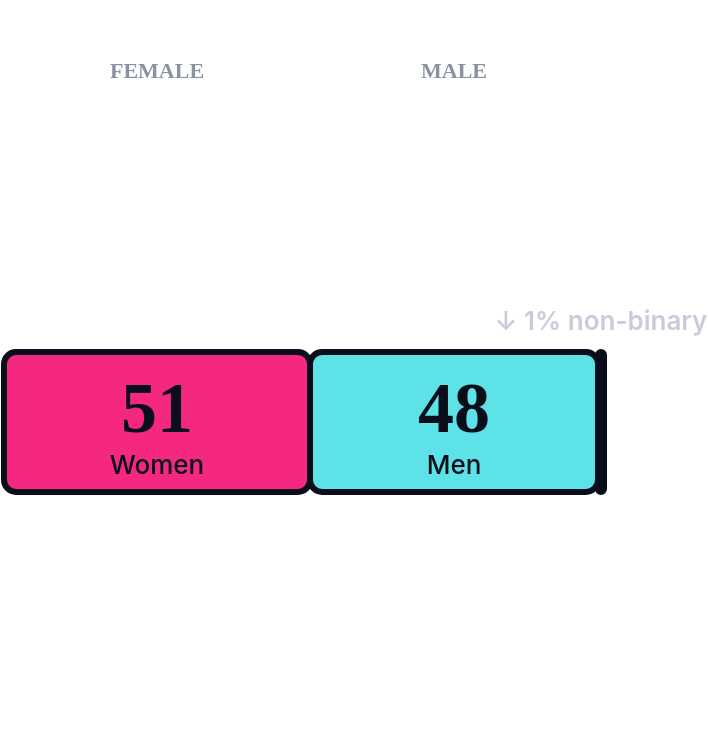

Source (Vega-Lite JSON):
### Vega-Lite specification from a JSON file in a GitHub repository (floating-point values rounded to 4 significant figures)
{"$schema": "https://vega.github.io/schema/vega-lite/v5.json", "description": "Australian gamer gender split: women 51%, men 48%, non-binary 1%. Custom layered bar with figure pictograms.", "width": "container", "height": 320, "background": "transparent", "padding": {"top": 30, "left": 0, "right": 0, "bottom": 0}, "data": {"values": [{"gender": "Women", "percent": 51, "order": 1, "y": 0}, {"gender": "Men", "percent": 48, "order": 2, "y": 0}, {"gender": "Non-binary", "percent": 1, "order": 3, "y": 0}]}, "transform": [{"window": [{"op": "sum", "field": "percent", "as": "cumulative"}], "sort": [{"field": "order"}]}, {"calculate": "datum.cumulative - datum.percent", "as": "start"}, {"calculate": "datum.cumulative", "as": "end"}, {"calculate": "(datum.start + datum.end) / 2", "as": "mid"}], "layer": [{"mark": {"type": "bar", "height": 70, "cornerRadius": 6, "stroke": "#0a0e1a", "strokeWidth": 3}, "encoding": {"x": {"field": "start", "type": "quantitative", "axis": null, "scale": {"domain": [0, 100]}}, "x2": {"field": "end"}, "y": {"field": "y", "type": "ordinal", "axis": null}, "color": {"field": "gender", "type": "nominal", "scale": {"domain": ["Women", "Men", "Non-binary"], "range": ["#F4287F", "#5DE2E7", "#B14AED"]}, "legend": null}, "tooltip": [{"field": "gender", "type": "nominal", "title": "Identifies as"}, {"field": "percent", "type": "quantitative", "title": "Share of gamers (%)"}]}}, {"transform": [{"filter": "datum.percent >= 5"}], "mark": {"type": "text", "fontSize": 36, "fontWeight": 700, "font": "Space Grotesk", "color": "#0a0e1a", "dy": -6}, "encoding": {"x": {"field": "mid", "type": "quantitative"}, "y": {"field": "y", "type": "ordinal"}, "text": {"field": "percent", "type": "quantitative", "format": ".0f"}}}, {"transform": [{"filter": "datum.percent >= 5"}], "mark": {"type": "text", "fontSize": 13, "fontWeight": 500, "font": "Inter", "color": "#0a0e1a", "dy": 22}, "encoding": {"x": {"field": "mid", "type": "quantitative"}, "y": {"field": "y", "type": "ordinal"}, "text": {"field": "gender", "type": "nominal"}}}, {"transform": [{"filter": "datum.percent < 5"}], "mark": {"type": "text", "fontSize": 13, "fontWeight": 600, "font": "Inter", "color": "#c8cbd9", "dy": -50}, "encoding": {"x": {"field": "mid", "type": "quantitative"}, "y": {"field": "y", "type": "ordinal"}, "text": {"value": "↓ 1% non-binary"}}}, {"data": {"values": [{"x": 25.5, "label": "FEMALE", "weight": 51}, {"x": 75.0, "label": "MALE", "weight": 48}]}, "mark": {"type": "text", "font": "Space Grotesk", "fontSize": 11, "fontWeight": 600, "letterSpacing": 3, "color": "#8a91a3", "dy": -65}, "encoding": {"x": {"field": "x", "type": "quantitative", "scale": {"domain": [0, 100]}}, "y": {"value": 50}, "text": {"field": "label"}}}], "config": {"view": {"stroke": null}, "axis": {"domain": false, "ticks": false, "labels": false, "grid": false}}}
